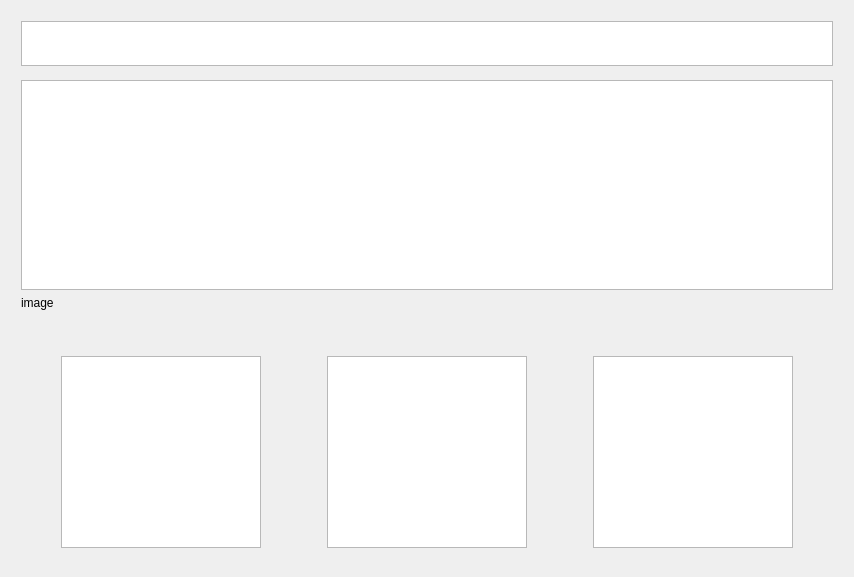
<?xml version="1.0" encoding="UTF-8"?>
<ui version="4.0">
 <class>QuestionsDialog</class>
 <widget class="QDialog" name="QuestionsDialog">
  <property name="geometry">
   <rect>
    <x>0</x>
    <y>0</y>
    <width>854</width>
    <height>577</height>
   </rect>
  </property>
  <property name="windowTitle">
   <string>Dialog</string>
  </property>
  <layout class="QHBoxLayout" name="horizontalLayout_2">
   <item>
    <spacer name="horizontalSpacer_5">
     <property name="orientation">
      <enum>Qt::Horizontal</enum>
     </property>
     <property name="sizeType">
      <enum>QSizePolicy::Fixed</enum>
     </property>
     <property name="sizeHint" stdset="0">
      <size>
       <width>10</width>
       <height>20</height>
      </size>
     </property>
    </spacer>
   </item>
   <item>
    <layout class="QVBoxLayout" name="verticalLayout_2">
     <property name="topMargin">
      <number>0</number>
     </property>
     <property name="bottomMargin">
      <number>0</number>
     </property>
     <item>
      <layout class="QVBoxLayout" name="verticalLayout">
       <item>
        <spacer name="verticalSpacer_2">
         <property name="orientation">
          <enum>Qt::Vertical</enum>
         </property>
         <property name="sizeType">
          <enum>QSizePolicy::Fixed</enum>
         </property>
         <property name="sizeHint" stdset="0">
          <size>
           <width>20</width>
           <height>10</height>
          </size>
         </property>
        </spacer>
       </item>
       <item>
        <widget class="QPlainTextEdit" name="question_imageText">
         <property name="sizePolicy">
          <sizepolicy hsizetype="Minimum" vsizetype="Fixed">
           <horstretch>0</horstretch>
           <verstretch>0</verstretch>
          </sizepolicy>
         </property>
         <property name="minimumSize">
          <size>
           <width>0</width>
           <height>0</height>
          </size>
         </property>
         <property name="maximumSize">
          <size>
           <width>16777215</width>
           <height>45</height>
          </size>
         </property>
         <property name="baseSize">
          <size>
           <width>0</width>
           <height>0</height>
          </size>
         </property>
         <property name="font">
          <font>
           <pointsize>11</pointsize>
          </font>
         </property>
         <property name="focusPolicy">
          <enum>Qt::NoFocus</enum>
         </property>
         <property name="readOnly">
          <bool>true</bool>
         </property>
        </widget>
       </item>
       <item>
        <spacer name="verticalSpacer">
         <property name="orientation">
          <enum>Qt::Vertical</enum>
         </property>
         <property name="sizeType">
          <enum>QSizePolicy::Fixed</enum>
         </property>
         <property name="sizeHint" stdset="0">
          <size>
           <width>20</width>
           <height>8</height>
          </size>
         </property>
        </spacer>
       </item>
       <item>
        <widget class="QPlainTextEdit" name="question_text">
         <property name="sizePolicy">
          <sizepolicy hsizetype="Minimum" vsizetype="Expanding">
           <horstretch>0</horstretch>
           <verstretch>0</verstretch>
          </sizepolicy>
         </property>
         <property name="minimumSize">
          <size>
           <width>0</width>
           <height>0</height>
          </size>
         </property>
         <property name="font">
          <font>
           <pointsize>13</pointsize>
          </font>
         </property>
         <property name="focusPolicy">
          <enum>Qt::NoFocus</enum>
         </property>
         <property name="readOnly">
          <bool>true</bool>
         </property>
        </widget>
       </item>
       <item>
        <widget class="QLabel" name="question_image">
         <property name="text">
          <string>image</string>
         </property>
        </widget>
       </item>
      </layout>
     </item>
     <item>
      <spacer name="verticalSpacer_3">
       <property name="orientation">
        <enum>Qt::Vertical</enum>
       </property>
       <property name="sizeType">
        <enum>QSizePolicy::Fixed</enum>
       </property>
       <property name="sizeHint" stdset="0">
        <size>
         <width>20</width>
         <height>40</height>
        </size>
       </property>
      </spacer>
     </item>
     <item>
      <layout class="QHBoxLayout" name="horizontalLayout">
       <item>
        <spacer name="horizontalSpacer_3">
         <property name="orientation">
          <enum>Qt::Horizontal</enum>
         </property>
         <property name="sizeType">
          <enum>QSizePolicy::Fixed</enum>
         </property>
         <property name="sizeHint" stdset="0">
          <size>
           <width>40</width>
           <height>20</height>
          </size>
         </property>
        </spacer>
       </item>
       <item>
        <widget class="ClickableTextEdit" name="answerA">
         <property name="sizePolicy">
          <sizepolicy hsizetype="Preferred" vsizetype="Maximum">
           <horstretch>0</horstretch>
           <verstretch>0</verstretch>
          </sizepolicy>
         </property>
         <property name="minimumSize">
          <size>
           <width>0</width>
           <height>0</height>
          </size>
         </property>
         <property name="maximumSize">
          <size>
           <width>16777215</width>
           <height>200</height>
          </size>
         </property>
         <property name="font">
          <font>
           <pointsize>11</pointsize>
          </font>
         </property>
         <property name="cursor" stdset="0">
          <cursorShape>PointingHandCursor</cursorShape>
         </property>
         <property name="focusPolicy">
          <enum>Qt::NoFocus</enum>
         </property>
         <property name="readOnly">
          <bool>true</bool>
         </property>
         <property name="plainText">
          <string/>
         </property>
        </widget>
       </item>
       <item>
        <spacer name="horizontalSpacer">
         <property name="orientation">
          <enum>Qt::Horizontal</enum>
         </property>
         <property name="sizeType">
          <enum>QSizePolicy::Fixed</enum>
         </property>
         <property name="sizeHint" stdset="0">
          <size>
           <width>60</width>
           <height>20</height>
          </size>
         </property>
        </spacer>
       </item>
       <item>
        <widget class="ClickableTextEdit" name="answerB">
         <property name="sizePolicy">
          <sizepolicy hsizetype="Preferred" vsizetype="Maximum">
           <horstretch>0</horstretch>
           <verstretch>0</verstretch>
          </sizepolicy>
         </property>
         <property name="minimumSize">
          <size>
           <width>0</width>
           <height>0</height>
          </size>
         </property>
         <property name="maximumSize">
          <size>
           <width>16777215</width>
           <height>200</height>
          </size>
         </property>
         <property name="font">
          <font>
           <pointsize>11</pointsize>
          </font>
         </property>
         <property name="cursor" stdset="0">
          <cursorShape>PointingHandCursor</cursorShape>
         </property>
         <property name="focusPolicy">
          <enum>Qt::NoFocus</enum>
         </property>
         <property name="readOnly">
          <bool>true</bool>
         </property>
        </widget>
       </item>
       <item>
        <spacer name="horizontalSpacer_2">
         <property name="orientation">
          <enum>Qt::Horizontal</enum>
         </property>
         <property name="sizeType">
          <enum>QSizePolicy::Fixed</enum>
         </property>
         <property name="sizeHint" stdset="0">
          <size>
           <width>60</width>
           <height>20</height>
          </size>
         </property>
        </spacer>
       </item>
       <item>
        <widget class="ClickableTextEdit" name="answerC">
         <property name="sizePolicy">
          <sizepolicy hsizetype="Preferred" vsizetype="Maximum">
           <horstretch>0</horstretch>
           <verstretch>0</verstretch>
          </sizepolicy>
         </property>
         <property name="maximumSize">
          <size>
           <width>16777215</width>
           <height>200</height>
          </size>
         </property>
         <property name="font">
          <font>
           <pointsize>11</pointsize>
          </font>
         </property>
         <property name="cursor" stdset="0">
          <cursorShape>PointingHandCursor</cursorShape>
         </property>
         <property name="focusPolicy">
          <enum>Qt::NoFocus</enum>
         </property>
         <property name="readOnly">
          <bool>true</bool>
         </property>
        </widget>
       </item>
       <item>
        <spacer name="horizontalSpacer_4">
         <property name="orientation">
          <enum>Qt::Horizontal</enum>
         </property>
         <property name="sizeType">
          <enum>QSizePolicy::Fixed</enum>
         </property>
         <property name="sizeHint" stdset="0">
          <size>
           <width>40</width>
           <height>20</height>
          </size>
         </property>
        </spacer>
       </item>
      </layout>
     </item>
     <item>
      <spacer name="verticalSpacer_4">
       <property name="orientation">
        <enum>Qt::Vertical</enum>
       </property>
       <property name="sizeType">
        <enum>QSizePolicy::Fixed</enum>
       </property>
       <property name="sizeHint" stdset="0">
        <size>
         <width>20</width>
         <height>18</height>
        </size>
       </property>
      </spacer>
     </item>
    </layout>
   </item>
   <item>
    <spacer name="horizontalSpacer_6">
     <property name="orientation">
      <enum>Qt::Horizontal</enum>
     </property>
     <property name="sizeType">
      <enum>QSizePolicy::Fixed</enum>
     </property>
     <property name="sizeHint" stdset="0">
      <size>
       <width>10</width>
       <height>20</height>
      </size>
     </property>
    </spacer>
   </item>
  </layout>
 </widget>
 <customwidgets>
  <customwidget>
   <class>ClickableTextEdit</class>
   <extends>QPlainTextEdit</extends>
   <header>clickabletextedit.h</header>
   <slots>
    <signal>clicked()</signal>
   </slots>
  </customwidget>
 </customwidgets>
 <resources/>
 <connections/>
</ui>
